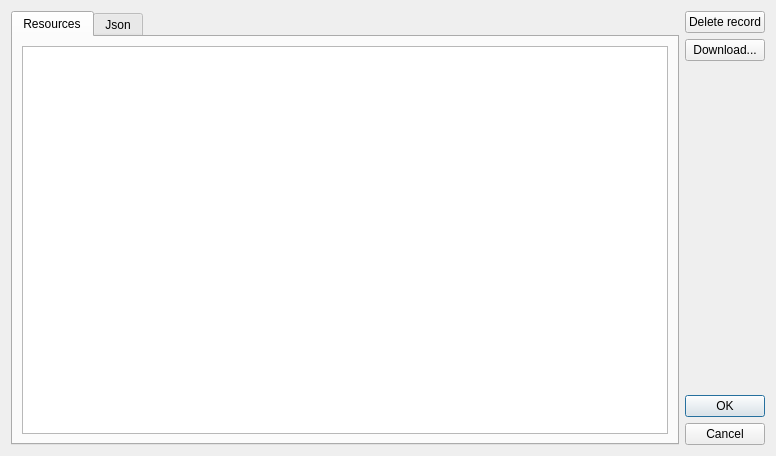
<?xml version="1.0" encoding="UTF-8"?>
<ui version="4.0">
 <class>DocumentResourcesDialog</class>
 <widget class="QDialog" name="DocumentResourcesDialog">
  <property name="geometry">
   <rect>
    <x>0</x>
    <y>0</y>
    <width>776</width>
    <height>456</height>
   </rect>
  </property>
  <property name="windowTitle">
   <string>Dialog</string>
  </property>
  <layout class="QHBoxLayout" name="horizontalLayout">
   <item>
    <widget class="QTabWidget" name="tabWidget">
     <property name="currentIndex">
      <number>0</number>
     </property>
     <widget class="QWidget" name="tab">
      <attribute name="title">
       <string>Resources</string>
      </attribute>
      <layout class="QVBoxLayout" name="verticalLayout_2">
       <item>
        <widget class="QTableWidget" name="tableResources"/>
       </item>
      </layout>
     </widget>
     <widget class="QWidget" name="tab_2">
      <attribute name="title">
       <string>Json</string>
      </attribute>
      <layout class="QVBoxLayout" name="verticalLayout_3">
       <item>
        <widget class="QTextBrowser" name="textJson"/>
       </item>
      </layout>
     </widget>
    </widget>
   </item>
   <item>
    <layout class="QVBoxLayout" name="verticalLayout">
     <item>
      <widget class="QPushButton" name="btnDeleteInServer">
       <property name="text">
        <string>Delete record</string>
       </property>
      </widget>
     </item>
     <item>
      <widget class="QPushButton" name="btnDownload">
       <property name="text">
        <string>Download...</string>
       </property>
      </widget>
     </item>
     <item>
      <spacer name="verticalSpacer">
       <property name="orientation">
        <enum>Qt::Vertical</enum>
       </property>
       <property name="sizeHint" stdset="0">
        <size>
         <width>20</width>
         <height>40</height>
        </size>
       </property>
      </spacer>
     </item>
     <item alignment="Qt::AlignBottom">
      <widget class="QDialogButtonBox" name="buttonBox">
       <property name="sizePolicy">
        <sizepolicy hsizetype="Preferred" vsizetype="Expanding">
         <horstretch>0</horstretch>
         <verstretch>0</verstretch>
        </sizepolicy>
       </property>
       <property name="orientation">
        <enum>Qt::Vertical</enum>
       </property>
       <property name="standardButtons">
        <set>QDialogButtonBox::Cancel|QDialogButtonBox::Ok</set>
       </property>
      </widget>
     </item>
    </layout>
   </item>
  </layout>
 </widget>
 <resources/>
 <connections/>
</ui>
